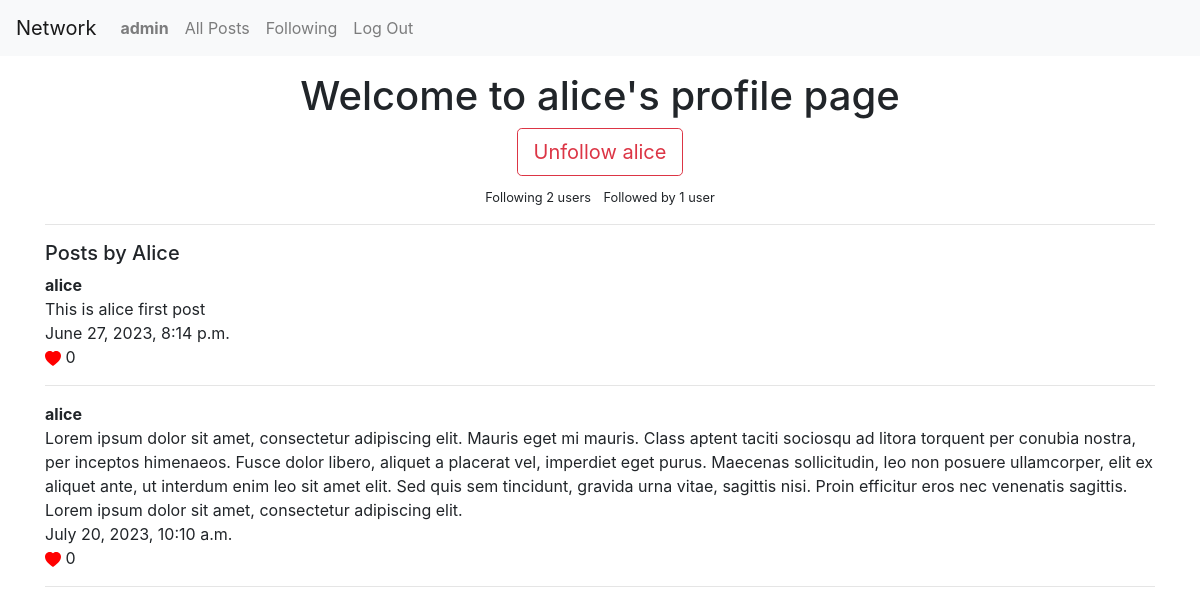
The page /profile/2 (signed in) on the database its author committed.
### network/models.py (models this page shows, shortened)
class User(AbstractUser):
    pass

class Profile(models.Model):
    user = models.OneToOneField(User, on_delete=models.CASCADE)
    follows = models.ManyToManyField('self', related_name="followed_by", symmetrical=False, blank=True)
    def create_profile(sender, instance, created, **kwargs):
        if created:
            user_profile = Profile(user=instance)
            user_profile.save()
    post_save.connect(create_profile, sender=User)

class Post(models.Model):
    content = models.TextField(verbose_name='')
    user = models.ForeignKey(User, on_delete=models.CASCADE)
    comment = models.ForeignKey(Comment, on_delete=models.CASCADE, blank=True, null=True)
    pub_date = models.DateTimeField(auto_now_add=True)
    likes = models.ManyToManyField(User, related_name="post_like", blank=True)

### network/views.py (the view, shortened to what this page needs)
# urls.py: path('profile/<int:id>', views.profile, name='profile'),
def profile(request, id):
    if request.user.is_authenticated:
        try:
            profile = Profile.objects.get(id=id)
        except (KeyError, Profile.DoesNotExist):
            return render(request, "network/profile.html", {"error_message":"Error"})
        else:
            user_posts = profile.user.post_set.all()
            following = profile.follows.all()
        return render(request, "network/profile.html", {'profile': profile, 'user_posts': user_posts})

### network/templates/network/profile.html (shortened to what this page needs)
{% extends "network/layout.html" %}
{% load crispy_forms_tags %}
{% block body %}
<div class="container">
    {% if profile %}
        {% if request.user.profile == profile %}
            <h1 class="text-center mt-3">Welcome to your profile page</h1>
        {% else %}
            <h1 class="text-center mt-3">Welcome to {{ profile.user.username }}'s profile page</h1>
            <form method="POST" class="my-2">
                <div class="col text-center">
                {% if profile in request.user.profile.follows.all %}
                <button class="btn btn-outline-danger btn-lg" type="submit" name="follow" value="unfollow">Unfollow {{ profile.user}}</button>
                {% else %}
                <button class="btn btn-outline-success btn-lg" type="submit" name="follow" value="follow">Follow {{ profile.user}}</button>
                {% endif %}
                </div>
            </form>
        {% endif %}
        <div class="text-center">
            <small class="mx-1">Following {{ profile.follows.count }} user{{ profile.follows.count|pluralize}}</small>
            <small class='mx-1'>Followed by {{ profile.followed_by.count }} user{{ profile.followed_by.count|pluralize }}</small>
        </div>
        <hr>
        {% if user_posts %}
            <p class="h5 my-2">Posts by {{ profile.user.username | capfirst}}</p>
            {% for post in user_posts %}
                <p class="m-0 font-weight-bolder">{{ post.user.username }}</p>
                <p class="m-0">{{ post.content }}</p>
                <p class="m-0">{{ post.pub_date }}</p>
                <a href="#" class="m-0">
                    <svg  xmlns="http://www.w3.org/2000/svg" width="16" height="16" fill="red" class="bi bi-heart-fill" viewBox="0 0 16 16">
                        <path fill-rule="evenodd" d="M8 1.314C12.438-3.248 23.534 4.735 8 15-7.534 4.736 3.562-3.248 8 1.314z"/>
                    </svg>
                </a>{{ post.likes.count }}
                <hr>
                {% endfor %}
        {% else %}
            <p class="h5 my-2">{{ profile.user.username|capfirst }} has no posts</p>
        {% endif %}
    {% else %}
        <h1>Profile Does not exist </h1>
        <a class="btn btn-primary btn-lg" href="{% url 'login' %}">Login</a> or <a class="btn btn-primary btn-lg" href="{% url 'register' %}">Register</a>
    {% endif %}
</div>
{% endblock %}

### network/templates/network/layout.html (shortened to what this page needs)
{% load static %}
<!DOCTYPE html>
<html lang="en">
    <head>
        <link rel="stylesheet" href="https://stackpath.bootstrapcdn.com/bootstrap/4.4.1/css/bootstrap.min.css">
        <link href="{% static 'network/styles.css' %}" rel="stylesheet">
    </head>
    <body>
        <nav class="navbar navbar-expand-lg navbar-light bg-light">
            <a class="navbar-brand" href="#">Network</a>
            <div>
              <ul class="navbar-nav mr-auto">
                {% if user.is_authenticated %}
                    <li class="nav-item">
                        <a class="nav-link" href="#"><strong>{{ user.username }}</strong></a>
                    </li>
                {% endif %}
                <li class="nav-item">
                  <a class="nav-link" href="{% url 'index' %}">All Posts</a>
                </li>
                {% if user.is_authenticated %}
                    <li class="nav-item">
                        <a class="nav-link" href="{% url 'following' %}">Following</a>
                    </li>
                    <li class="nav-item">
                        <a class="nav-link" href="{% url 'logout' %}">Log Out</a>
                    </li>
                {% endif %}
              </ul>
            </div>
          </nav>
        <div class="body">
            {% block body %}
            {% endblock %}
        </div>
    </body>
</html>

### rows shown on the page
User: username "admin"
Profile: user.username "alice", user "alice", follows.count "2", followed_by.count "1", user.username "Alice"
Post: user.username "alice", content "This is alice first post", pub_date "June 27, 2023, 8:14 p.m.", likes.count "0"
Post: user.username "alice", content "Lorem ipsum dolor sit amet, consectetur adipiscing elit. Mauris eget mi mauris. Class aptent taciti sociosqu ad litora torquent per conubia nostra, per inceptos himenaeos. Fusce dolor libero, aliquet a placerat vel, imperdiet eget purus. Maecenas sollicitudin, leo non posuere ullamcorper, elit ex aliquet ante, ut interdum enim leo sit amet elit. Sed quis sem tincidunt, gravida urna vitae, sagittis nisi. Proin efficitur eros nec venenatis sagittis. Lorem ipsum dolor sit amet, consectetur adipiscing elit.", pub_date "July 20, 2023, 10:10 a.m.", likes.count "0"
